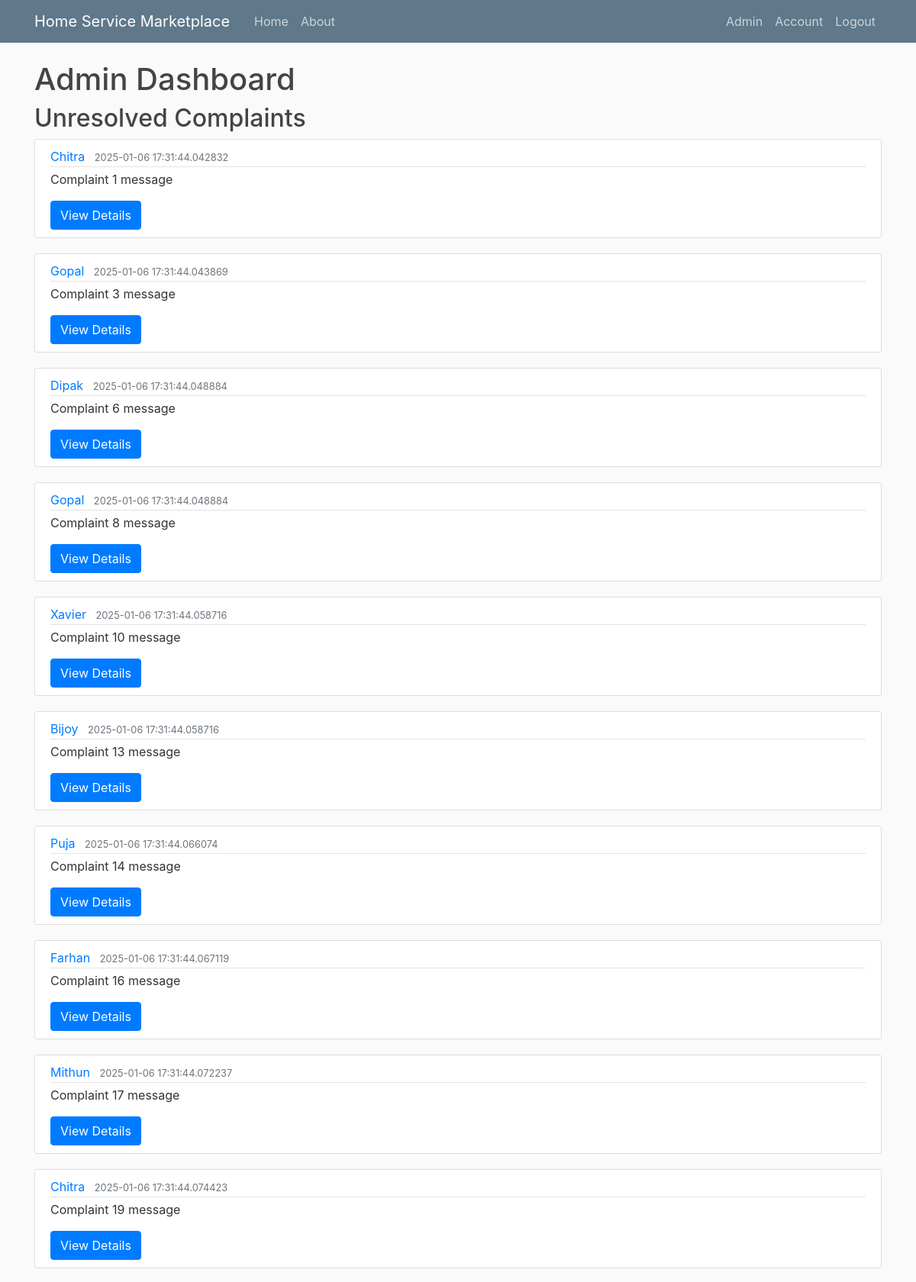
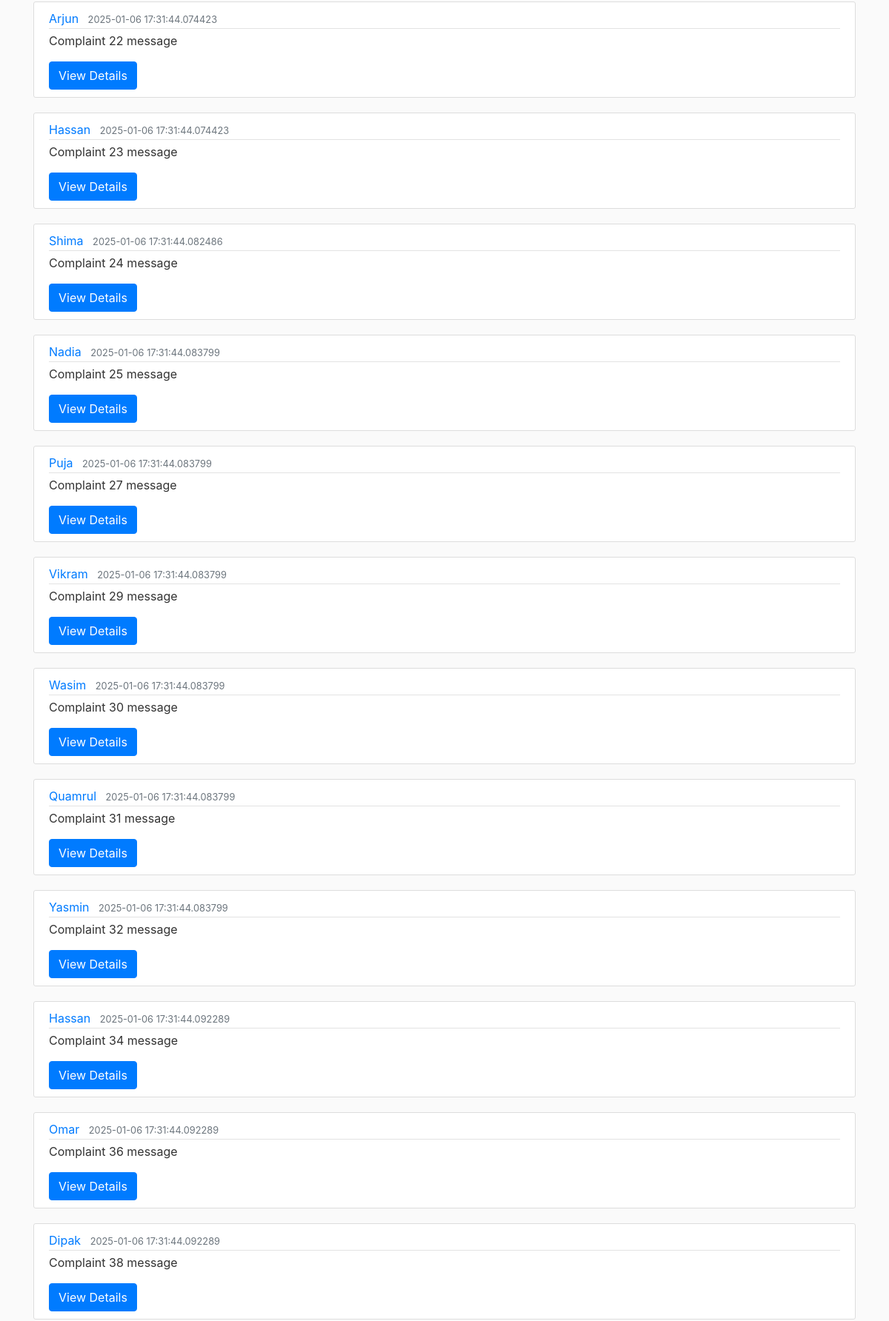
The page /admin (signed in, upper part) on the database its author committed (2 pictures, top to bottom).
### flaskapp/models.py (models this page shows, shortened)
class Complaint(db.Model):
    id = db.Column(db.Integer, primary_key=True)
    order_id = db.Column(db.Integer, db.ForeignKey('order.id'), nullable=False)
    user_id = db.Column(db.Integer, db.ForeignKey('user.id'), nullable=False)
    message = db.Column(db.Text, nullable=False)
    date_posted = db.Column(db.DateTime, nullable=False, default=datetime.utcnow)
    resolved = db.Column(db.Boolean, nullable=False, default=False)
    action_taken = db.Column(db.String(100), nullable=True)
    order = db.relationship('Order', backref='complaints', lazy=True)
    user = db.relationship('User', backref='complaints', lazy=True)

class User(db.Model, UserMixin):
    id = db.Column(db.Integer, primary_key=True)
    username = db.Column(db.String(20), nullable=False)
    email = db.Column(db.String(120), unique=True, nullable=False)
    image_file = db.Column(db.String(20), nullable=False, default='default.jpg')
    password = db.Column(db.String(60), nullable=False)
    orders = db.relationship('Order', backref='customer', lazy=True)
    is_admin = db.Column(db.Boolean, nullable=False, default=False)
    services = db.relationship('Service', backref='creator', lazy=True)
    @property
    def is_service_provider(self):
        return ServiceProvider.query.filter_by(id=self.id).first() is not None

### flaskapp/routes.py (the view)
@app.route("/admin")
@login_required
@admin_required
def admin_dashboard():
    users = User.query.all()
    services = Service.query.all()
    unresolved_complaints = Complaint.query.filter_by(resolved=False).all()
    resolved_complaints = Complaint.query.filter_by(resolved=True).all()
    categories = Category.query.all()
    unverified_providers = ServiceProvider.query.filter_by(verified=False).all()
    return render_template('admin.html', users=users, services=services, unresolved_complaints=unresolved_complaints, resolved_complaints=resolved_complaints, categories=categories, unverified_providers=unverified_providers)

### flaskapp/models.py (called while the page is built)
@login_manager.user_loader
def load_user(user_id):
    return User.query.get(int(user_id))

### flaskapp/routes.py (called while the page is built)
def admin_required(f):
    @wraps(f)
    def decorated_function(*args, **kwargs):
        if not current_user.is_authenticated or not current_user.is_admin:
            abort(403)
        return f(*args, **kwargs)
    return decorated_function

### flaskapp/templates/admin.html (shortened to what this page needs)
{% extends "layout.html" %}
{% block content %}
<h1>Admin Dashboard</h1>
<h2>Unresolved Complaints</h2>
{% for complaint in unresolved_complaints %}
<article class="media content-section">
  <div class="media-body">
    <div class="article-metadata">
      <a class="mr-2" href="#">{{ complaint.user.username }}</a>
      <small class="text-muted">{{ complaint.date_posted }}</small>
    </div>
    <p class="article-content">{{ complaint.message }}</p>
    <a href="{{ url_for('view_complaint', complaint_id=complaint.id) }}" class="btn btn-primary">View Details</a>
  </div>
</article>
{% endfor %}
{% endblock content %}

### flaskapp/static/main.css (style rules this page uses)
body { background: #fafafa; color: #333333; margin-top: 5rem; }
h1, h2, h3, h4, h5, h6 { color: #444444; }
.content-section { background: #ffffff; padding: 10px 20px; border: 1px solid #dddddd; border-radius: 3px; margin-bottom: 20px; }
.article-content { white-space: pre-line; }
.article-metadata { padding-bottom: 1px; margin-bottom: 4px; border-bottom: 1px solid #e3e3e3 }

### rows shown on the page
Complaint: user.username "Chitra", date_posted "2025-01-06 17:31:44.042832", message "Complaint 1 message"
Complaint: user.username "Gopal", date_posted "2025-01-06 17:31:44.043869", message "Complaint 3 message"
Complaint: user.username "Dipak", date_posted "2025-01-06 17:31:44.048884", message "Complaint 6 message"
Complaint: user.username "Gopal", date_posted "2025-01-06 17:31:44.048884", message "Complaint 8 message"
Complaint: user.username "Xavier", date_posted "2025-01-06 17:31:44.058716", message "Complaint 10 message"
Complaint: user.username "Bijoy", date_posted "2025-01-06 17:31:44.058716", message "Complaint 13 message"
Complaint: user.username "Puja", date_posted "2025-01-06 17:31:44.066074", message "Complaint 14 message"
Complaint: user.username "Farhan", date_posted "2025-01-06 17:31:44.067119", message "Complaint 16 message"
Complaint: user.username "Mithun", date_posted "2025-01-06 17:31:44.072237", message "Complaint 17 message"
Complaint: user.username "Chitra", date_posted "2025-01-06 17:31:44.074423", message "Complaint 19 message"
Complaint: user.username "Arjun", date_posted "2025-01-06 17:31:44.074423", message "Complaint 22 message"
Complaint: user.username "Hassan", date_posted "2025-01-06 17:31:44.074423", message "Complaint 23 message"
Complaint: user.username "Shima", date_posted "2025-01-06 17:31:44.082486", message "Complaint 24 message"
Complaint: user.username "Nadia", date_posted "2025-01-06 17:31:44.083799", message "Complaint 25 message"
Complaint: user.username "Puja", date_posted "2025-01-06 17:31:44.083799", message "Complaint 27 message"
Complaint: user.username "Vikram", date_posted "2025-01-06 17:31:44.083799", message "Complaint 29 message"
Complaint: user.username "Wasim", date_posted "2025-01-06 17:31:44.083799", message "Complaint 30 message"
Complaint: user.username "Quamrul", date_posted "2025-01-06 17:31:44.083799", message "Complaint 31 message"
Complaint: user.username "Yasmin", date_posted "2025-01-06 17:31:44.083799", message "Complaint 32 message"
Complaint: user.username "Hassan", date_posted "2025-01-06 17:31:44.092289", message "Complaint 34 message"
Complaint: user.username "Omar", date_posted "2025-01-06 17:31:44.092289", message "Complaint 36 message"
Complaint: user.username "Dipak", date_posted "2025-01-06 17:31:44.092289", message "Complaint 38 message"
